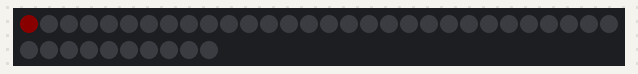
The sketch below on a simulated Arduino Uno, built with avr-gcc and run on an emulated ATmega328P. Shown: 40 RGB LEDs in strip order, left to right, continuing on the next row. Dim RGB values are drawn brighter than linear.

Above: at 0.01 s.
At 1.45 s:
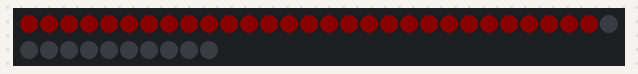
At 3.01 s:
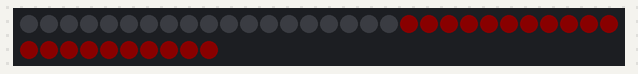
At 6.01 s:
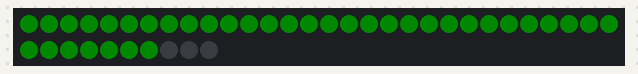
At 9.01 s:
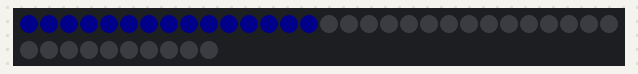
At 12.01 s:
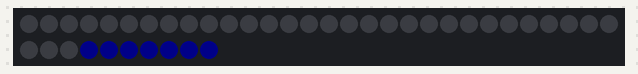

Measured:
- by itself, everything shown: repeats every 12.4 s, in 240 steps

The sketch:

sketch_jan29a.ino
```cpp
#include <Adafruit_NeoPixel.h>
#define PIN 6
#define LED_NUM 40
Adafruit_NeoPixel leds = Adafruit_NeoPixel(LED_NUM, PIN, NEO_GRB + NEO_KHZ800);
void setup()
{
leds.begin(); // This initializes the NeoPixel library.
}
void loop()
{
led_set(10, 0, 0);//red
led_set(0, 0, 0);
led_set(0, 10, 0);//green
led_set(0, 0, 0);
led_set(0, 0, 10);//blue
led_set(0, 0, 0);
}
void led_set(int R, int G, int B)
{
for (int i = 0; i < LED_NUM; i++)
{
leds.setPixelColor(i, leds.Color(R, G, B));
leds.show();
delay(50);
}
}
```
